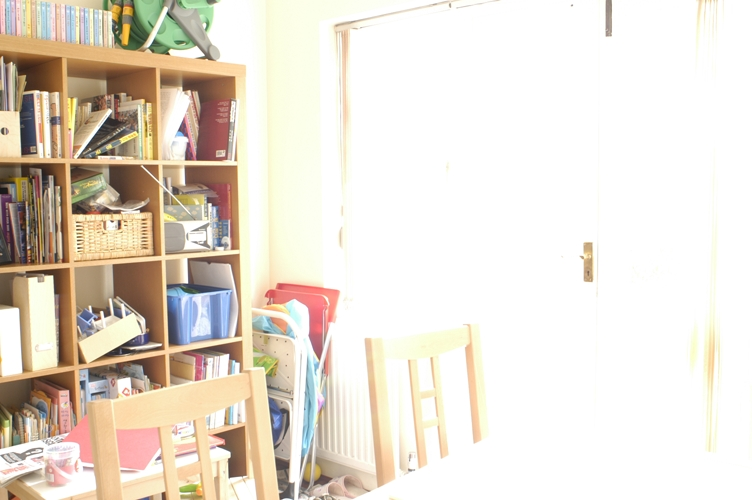
#> input picture hw3/house.jpg, 752 x 500 px
$ python HW3RGB.py
#> lines starting #> are read from the running program, lines starting #| are printed output that depends on the picture
#!/usr/bin/env python
# coding: utf-8

# In[6]:


import cv2
import numpy as np
#img = cv2.imread('aloe.jpg')
#img = cv2.imread('church.jpg')
#img = cv2.imread('kitchen.jpg')
img = cv2.imread('house.jpg')
#> img is the input picture: shape (500, 752, 3); mean B, G, R 210.3, 222, 230.5
H,W,CH = img.shape[:]
#> H = 500; W = 752; CH = 3
lap = np.zeros( (H, W, CH), np.float64)
kernel = np.array([[-1,-1,-1],
                     [-1, 9,-1],
                     [-1,-1,-1]])

for i in range(H-2):
    for j in range(W-2):
        for k in range(CH):
            lap[i, j, k] = (np.sum(kernel * img[i:i+3, j:j+3, k]))
            if(lap[i, j, k] < 0):lap[i, j, k] = 0
            if(lap[i, j, k] >= 255):lap[i, j, k] = 255
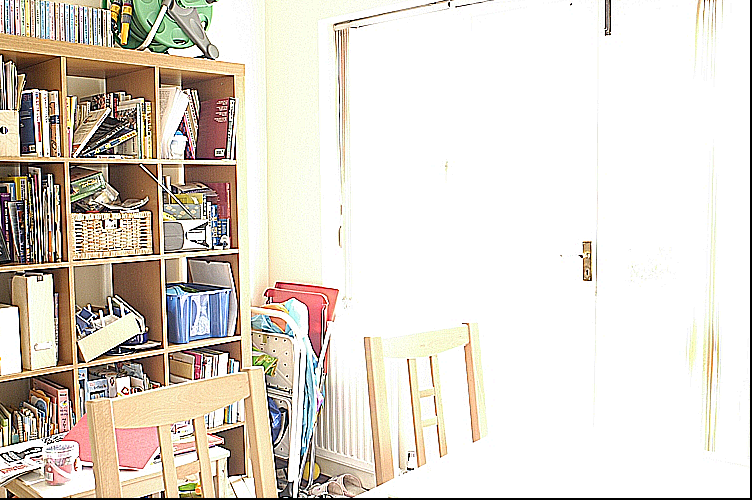
#> lap: shape (500, 752, 3) float64; mean B, G, R 206.3, 216.1, 223.5

cv2.imshow('input', img)
cv2.imshow('laplacian', lap.astype(np.uint8))
cv2.imwrite('RGB_house.jpg', img)
cv2.waitKey(0)
cv2.destroyAllWindows()


# In[ ]:
